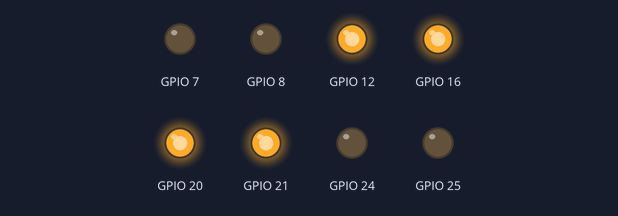
This program was run on a simulated Raspberry Pi (BCM pin numbers). Shown: output pins drawn as LEDs (lit = HIGH). At 20.0 s the program stops and its outputs stay as they are.

Above: at 0.5 s.
At 3.5 s:
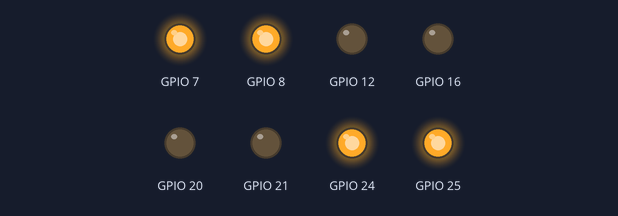
Timing chart, 0 to 4.6 s (numbered marks = the images above):
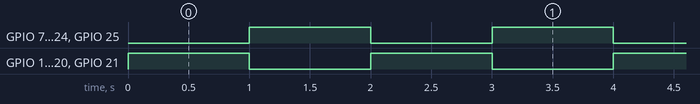

The program:

2xPatterns.py
```python
import RPi.GPIO as GPIO
GPIO.setwarnings(False)
import time
GPIO.setmode(GPIO.BCM)
GPIO.setup(24,GPIO.OUT)
GPIO.setup(25,GPIO.OUT)
GPIO.setup(8,GPIO.OUT)
GPIO.setup(7,GPIO.OUT)
GPIO.setup(12,GPIO.OUT)
GPIO.setup(16,GPIO.OUT)
GPIO.setup(20,GPIO.OUT)
GPIO.setup(21,GPIO.OUT)
for i in range (10):
    GPIO.output(24,GPIO.LOW)
    GPIO.output(25,GPIO.LOW)
    GPIO.output(8,GPIO.LOW)
    GPIO.output(7,GPIO.LOW)
    GPIO.output(12,GPIO.HIGH)
    GPIO.output(16,GPIO.HIGH)
    GPIO.output(20,GPIO.HIGH)
    GPIO.output(21,GPIO.HIGH)
    time.sleep(1)
    GPIO.output(24,GPIO.HIGH)
    GPIO.output(25,GPIO.HIGH)
    GPIO.output(8,GPIO.HIGH)
    GPIO.output(7,GPIO.HIGH)
    GPIO.output(12,GPIO.LOW)
    GPIO.output(16,GPIO.LOW)
    GPIO.output(20,GPIO.LOW)
    GPIO.output(21,GPIO.LOW)
    time.sleep(1)
```

Measured:
- by itself, GPIO 7, GPIO 8, GPIO 24, GPIO 25: alternates HIGH for 1.0 s and LOW for 1.0 s, 19 changes in all, then stays HIGH
- by itself, GPIO 12, GPIO 16, GPIO 20, GPIO 21: alternates HIGH for 1.0 s and LOW for 1.0 s, 20 changes in all, then stays LOW
